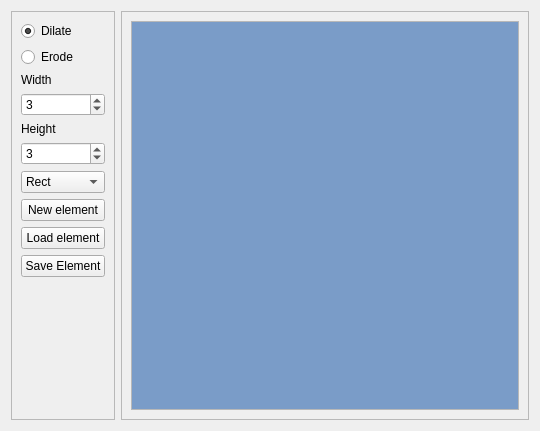
<?xml version="1.0" encoding="UTF-8"?>
<ui version="4.0">
 <class>FrameMorphologicalFilter</class>
 <widget class="QFrame" name="FrameMorphologicalFilter">
  <property name="geometry">
   <rect>
    <x>0</x>
    <y>0</y>
    <width>540</width>
    <height>431</height>
   </rect>
  </property>
  <property name="windowTitle">
   <string>Frame</string>
  </property>
  <layout class="QHBoxLayout" name="horizontalLayout">
   <item>
    <widget class="QFrame" name="frame">
     <property name="maximumSize">
      <size>
       <width>150</width>
       <height>16777215</height>
      </size>
     </property>
     <property name="focusPolicy">
      <enum>Qt::NoFocus</enum>
     </property>
     <property name="frameShape">
      <enum>QFrame::StyledPanel</enum>
     </property>
     <property name="frameShadow">
      <enum>QFrame::Raised</enum>
     </property>
     <layout class="QFormLayout" name="formLayout">
      <item row="0" column="0">
       <widget class="QRadioButton" name="radioButton_dilate">
        <property name="text">
         <string>Dilate</string>
        </property>
        <property name="checked">
         <bool>true</bool>
        </property>
       </widget>
      </item>
      <item row="1" column="0">
       <widget class="QRadioButton" name="radioButton_erode">
        <property name="text">
         <string>Erode</string>
        </property>
       </widget>
      </item>
      <item row="2" column="0">
       <widget class="QLabel" name="label">
        <property name="text">
         <string>Width</string>
        </property>
       </widget>
      </item>
      <item row="4" column="0">
       <widget class="QLabel" name="label_2">
        <property name="text">
         <string>Height</string>
        </property>
       </widget>
      </item>
      <item row="7" column="0" colspan="2">
       <widget class="QPushButton" name="pushButton_newElement">
        <property name="focusPolicy">
         <enum>Qt::StrongFocus</enum>
        </property>
        <property name="text">
         <string>New element</string>
        </property>
       </widget>
      </item>
      <item row="5" column="0" colspan="2">
       <widget class="QSpinBox" name="spinBox_Height">
        <property name="minimum">
         <number>1</number>
        </property>
        <property name="value">
         <number>3</number>
        </property>
       </widget>
      </item>
      <item row="3" column="0" colspan="2">
       <widget class="QSpinBox" name="spinBox_Width">
        <property name="minimum">
         <number>1</number>
        </property>
        <property name="value">
         <number>3</number>
        </property>
       </widget>
      </item>
      <item row="8" column="0" colspan="2">
       <widget class="QPushButton" name="pushButton_LoadElement">
        <property name="focusPolicy">
         <enum>Qt::StrongFocus</enum>
        </property>
        <property name="text">
         <string>Load element</string>
        </property>
       </widget>
      </item>
      <item row="6" column="0" colspan="2">
       <widget class="QComboBox" name="comboBox_Type">
        <item>
         <property name="text">
          <string>Rect</string>
         </property>
        </item>
        <item>
         <property name="text">
          <string>Cross</string>
         </property>
        </item>
        <item>
         <property name="text">
          <string>Ellipse</string>
         </property>
        </item>
       </widget>
      </item>
      <item row="9" column="0" colspan="2">
       <widget class="QPushButton" name="pushButton_SaveElement">
        <property name="focusPolicy">
         <enum>Qt::StrongFocus</enum>
        </property>
        <property name="text">
         <string>Save Element</string>
        </property>
       </widget>
      </item>
     </layout>
    </widget>
   </item>
   <item>
    <widget class="QFrame" name="frame_2">
     <property name="frameShape">
      <enum>QFrame::StyledPanel</enum>
     </property>
     <property name="frameShadow">
      <enum>QFrame::Raised</enum>
     </property>
     <layout class="QGridLayout" name="gridLayout">
      <item row="0" column="0">
       <widget class="QGraphicsView" name="graphicsView_Element">
        <property name="palette">
         <palette>
          <active>
           <colorrole role="Base">
            <brush brushstyle="SolidPattern">
             <color alpha="255">
              <red>122</red>
              <green>156</green>
              <blue>200</blue>
             </color>
            </brush>
           </colorrole>
           <colorrole role="NoRole">
            <brush brushstyle="SolidPattern">
             <color alpha="255">
              <red>255</red>
              <green>255</green>
              <blue>0</blue>
             </color>
            </brush>
           </colorrole>
          </active>
          <inactive>
           <colorrole role="Base">
            <brush brushstyle="SolidPattern">
             <color alpha="255">
              <red>122</red>
              <green>156</green>
              <blue>200</blue>
             </color>
            </brush>
           </colorrole>
           <colorrole role="NoRole">
            <brush brushstyle="SolidPattern">
             <color alpha="255">
              <red>255</red>
              <green>255</green>
              <blue>0</blue>
             </color>
            </brush>
           </colorrole>
          </inactive>
          <disabled>
           <colorrole role="Base">
            <brush brushstyle="SolidPattern">
             <color alpha="255">
              <red>239</red>
              <green>240</green>
              <blue>241</blue>
             </color>
            </brush>
           </colorrole>
           <colorrole role="NoRole">
            <brush brushstyle="SolidPattern">
             <color alpha="255">
              <red>255</red>
              <green>255</green>
              <blue>0</blue>
             </color>
            </brush>
           </colorrole>
          </disabled>
         </palette>
        </property>
        <property name="autoFillBackground">
         <bool>true</bool>
        </property>
        <property name="sizeAdjustPolicy">
         <enum>QAbstractScrollArea::AdjustIgnored</enum>
        </property>
       </widget>
      </item>
     </layout>
    </widget>
   </item>
  </layout>
 </widget>
 <resources/>
 <connections/>
</ui>
